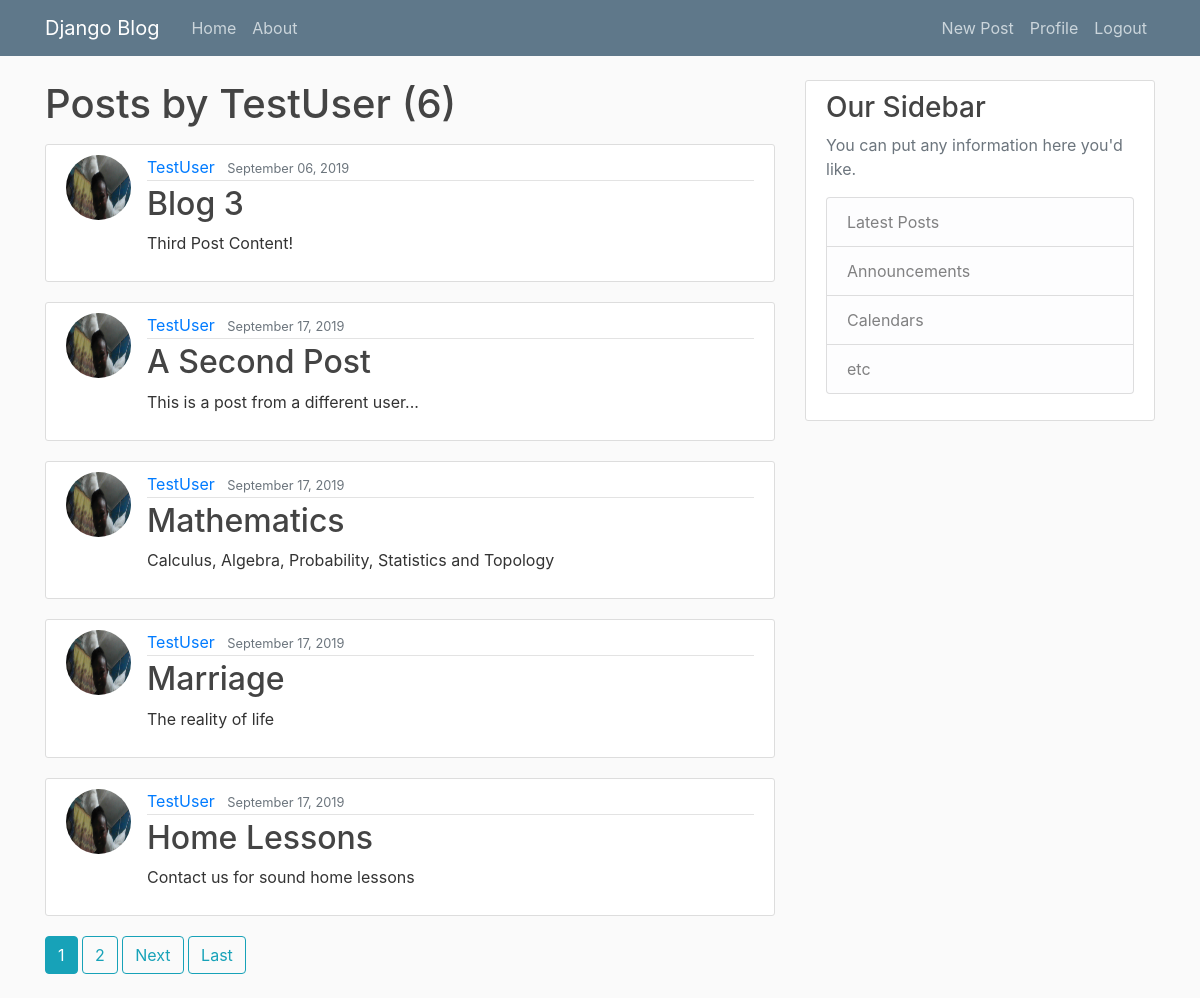
The page /user/TestUser (signed in) on the database its author committed.
### blog/models.py (models this page shows, shortened)
class Post(models.Model):
    title = models.CharField(max_length=100)
    content = models.TextField()
    date_posted = models.DateTimeField(default=timezone.now)
    author = models.ForeignKey(User, on_delete=models.CASCADE)

### users/models.py (models this page shows, shortened)
class Profile(models.Model):
    user = models.OneToOneField(User, on_delete=models.CASCADE)
    image = models.ImageField(default='default.jpg', upload_to='profile_pics')

### blog/views.py (the view)
# urls.py: path('user/<str:username>', UserPostListView.as_view(), name='user-posts'),
class UserPostListView(ListView):
    model = Post
    template_name ='blog/user_posts.html' #<app>/<model>_<viewtype>.html
    context_object_name = 'posts'
    paginate_by = 5
    def get_queryset(self):
        user = get_object_or_404(User, username=self.kwargs.get('username'))
        return Post.objects.filter(author=user).order_by('date_posted')

### blog/templates/blog/user_posts.html (shortened to what this page needs)
{% extends "blog/base.html" %}
{% block content %}
    <h1 class="mb-3">Posts by {{ view.kwargs.username }} ({{ page_obj.paginator.count }})</h1>
    {% for post in posts %}
    <article class="media content-section">
    <img class="rounded-circle article-img" src="{{ post.author.profile.image.url }}">
    <div class="media-body">
        <div class="article-metadata">
        <a class="mr-2" href="{% url 'user-posts' post.author.username %}">{{ post.author }}</a>
        <small class="text-muted">{{ post.date_posted|date:"F d, Y" }}</small>
        </div>
        <h2><a class="article-title" href="{% url 'post-detail' post.id %}">{{ post.title }}</a></h2>
        <p class="article-content">{{ post.content }}</p>
    </div>
    </article>
    {% endfor %}
    {% if is_paginated %}
        {% for num in page_obj.paginator.page_range %}
            {% if page_obj.number == num %}
                <a class="btn btn-info mb-4" href="?page={{ num }}">{{ num }}</a>
            {% elif num > page_obj.number|add:'-3' and num < page_obj.number|add:'3'  %}
                <a class="btn btn-outline-info mb-4" href="?page={{ num }}">{{ num }}</a>
            {% endif %}
        {% endfor %}
        {% if page_obj.has_next %}
        <a class="btn btn-outline-info mb-4" href="?page={{ page_obj.next_page_number }}">Next</a>
        <a class="btn btn-outline-info mb-4" href="?page={{ page_obj.paginator.num_pages }}">Last</a>
        {% endif %}
    {% endif %}
{% endblock content %}

### blog/static/blog/main.css (style rules this page uses)
body { background: #fafafa; color: #333333; margin-top: 5rem; }
h1, h2, h3, h4, h5, h6 { color: #444444; }
.content-section { background: #ffffff; padding: 10px 20px; border: 1px solid #dddddd; border-radius: 3px; margin-bottom: 20px; }
.article-title { color: #444444; }
.article-content { white-space: pre-line; }
.article-img { height: 65px; width: 65px; margin-right: 16px; }
.article-metadata { padding-bottom: 1px; margin-bottom: 4px; border-bottom: 1px solid #e3e3e3 }

### rows shown on the page
Post: author.profile.image (placeholder picture), author "TestUser", date_posted "September 06, 2019", title "Blog 3", content "Third Post Content!"
Post: author.profile.image (placeholder picture), author "TestUser", date_posted "September 17, 2019", title "A Second Post", content "This is a post from a different user..."
Post: author.profile.image (placeholder picture), author "TestUser", date_posted "September 17, 2019", title "Mathematics", content "Calculus, Algebra, Probability, Statistics and Topology"
Post: author.profile.image (placeholder picture), author "TestUser", date_posted "September 17, 2019", title "Marriage", content "The reality of life"
Post: author.profile.image (placeholder picture), author "TestUser", date_posted "September 17, 2019", title "Home Lessons", content "Contact us for sound home lessons"

### other values the page prints
{{ view.kwargs.username }} "TestUser"
{{ page_obj.paginator.count }} "6"
{{ num }} "1"
{{ num }} "2"
